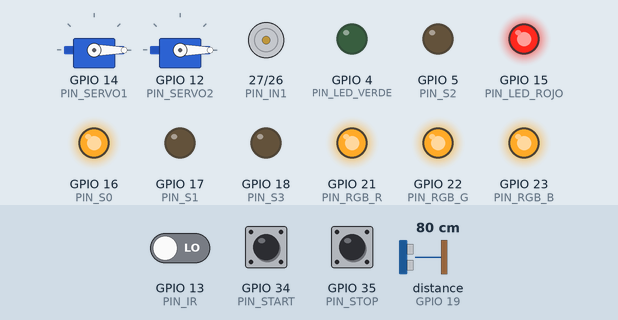
A program run on a simulated ESP32-S2. On the bench: 2 × servo, motor-driver pin pairs drawn as motors (green arrow = first pin HIGH = forward, orange = second pin HIGH = backward, longer = more drive), output pins drawn as LEDs (lit = HIGH). Dashed ring = blinking. Inputs (shaded band) come from the test bench; at power-on: GPIO 34 (PIN_START) LOW, GPIO 35 (PIN_STOP) LOW, GPIO 13 (PIN_IR) LOW, distance to the obstacle (sensor on GPIO 19) 80 cm. The echo pulse lasts 58.3 µs per cm.

Above: at 1.2 s.
1.3 s: GPIO 34 (PIN_START) pulled HIGH for 0.15 s
At 2.7 s:
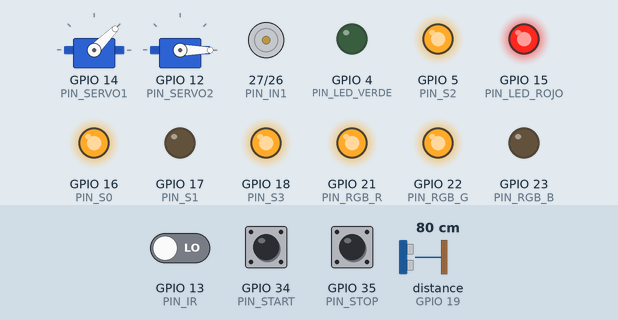
4.4 s: GPIO 35 (PIN_STOP) pulled HIGH for 0.15 s
At 5.0 s:
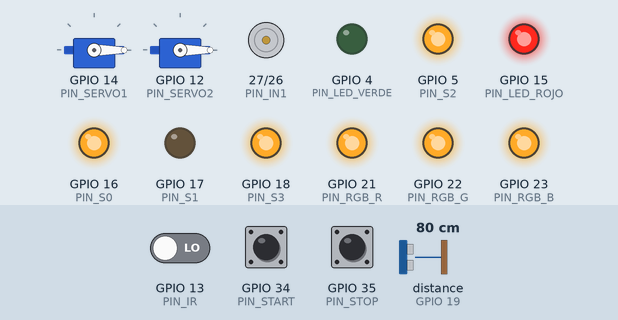
6.0 s: GPIO 34 (PIN_START) pulled HIGH for 1 s
At 9.1 s:
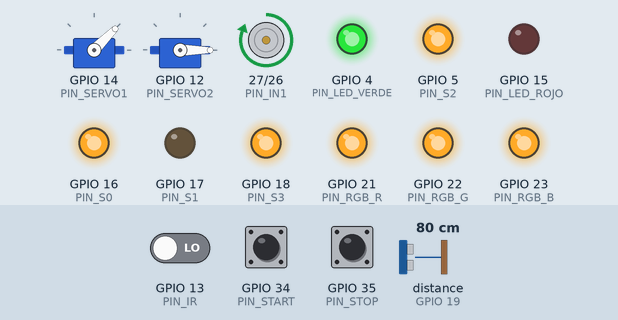
9.6 s: GPIO 13 (PIN_IR) driven HIGH and GPIO 34 (PIN_START) driven HIGH and GPIO 35 (PIN_STOP) driven HIGH
At 10.1 s:
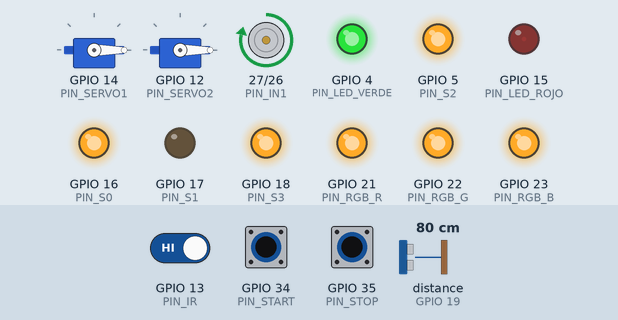
11.2 s: GPIO 13 (PIN_IR) driven LOW
At 11.9 s:
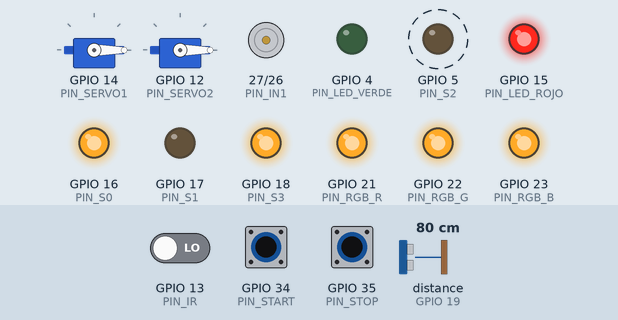
14.2 s: distance to the obstacle (sensor on GPIO 19) set to 18 cm
At 14.46 s:
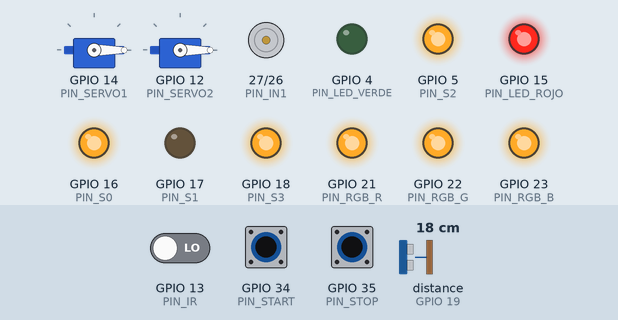
Timing chart, 0 to 17.2 s (numbered marks = the images above; inputs shaded):
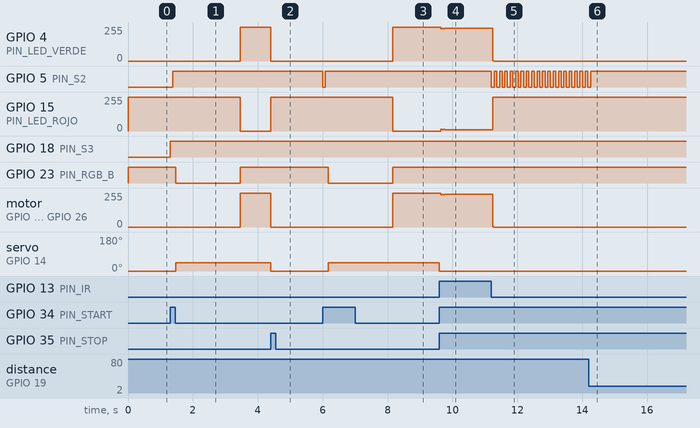

The program:

main.cpp
```cpp
#include <arduino.h>
#include <ESP32Servo.h>

// Botones
const int PIN_START = 34;
const int PIN_STOP  = 35;
// Sensor IR
const int PIN_IR = 13;
// SENSOR DE COLOR TCS3200
const int PIN_S0  = 16;
const int PIN_S1  = 17;
const int PIN_S2  = 5;
const int PIN_S3  = 18;
const int PIN_OUT = 19;
// DRIVER MOTOR L298N
const int PIN_IN1 = 27;
const int PIN_IN2 = 26;
// LEDs DE ESTADO DE LA FAJA
const int PIN_LED_VERDE = 4;
const int PIN_LED_ROJO  = 15;
// SERVOMOTORES
const int PIN_SERVO1 = 14;   // Azul
const int PIN_SERVO2 = 12;   // Verde
Servo servo1;
Servo servo2;
// LED RGB - ÁNODO COMÚN
const int PIN_RGB_R = 21;
const int PIN_RGB_G = 22;
const int PIN_RGB_B = 23;
// MÁQUINA DE ESTADOS

enum EstadoSistema {
  DETENIDO,
  AVANZANDO,
  ANALIZANDO,
  ESPERANDO_SALIDA
};

EstadoSistema estadoActual = DETENIDO;

// Timer del ESP32
hw_timer_t *timer = NULL;
volatile bool tiempoAnalisisCumplido = false;
const unsigned long TIEMPO_ANALISIS_US = 2000000;

// TOLERANCIA PARA DISCRIMINAR COLORES
const int MARGEN = 15;

// INTERRUPCIÓN DEL TIMER
void IRAM_ATTR timerCallback() {
  tiempoAnalisisCumplido = true;
}
void apagarRGB();
void colorRGB(int r, int g, int b);
void encenderMotor();
void apagarMotor();
void actualizarColorYServos();

void setup() {

  pinMode(PIN_START, INPUT);
  pinMode(PIN_STOP, INPUT);
  pinMode(PIN_IR, INPUT);

  pinMode(PIN_S0, OUTPUT);
  pinMode(PIN_S1, OUTPUT);
  pinMode(PIN_S2, OUTPUT);
  pinMode(PIN_S3, OUTPUT);
  pinMode(PIN_OUT, INPUT);

  digitalWrite(PIN_S0, HIGH);
  digitalWrite(PIN_S1, LOW);

  pinMode(PIN_IN1, OUTPUT);
  pinMode(PIN_IN2, OUTPUT);

  pinMode(PIN_LED_VERDE, OUTPUT);
  pinMode(PIN_LED_ROJO, OUTPUT);

  pinMode(PIN_RGB_R, OUTPUT);
  pinMode(PIN_RGB_G, OUTPUT);
  pinMode(PIN_RGB_B, OUTPUT);

  apagarRGB();

  servo1.setPeriodHertz(50);
  servo2.setPeriodHertz(50);

  servo1.attach(PIN_SERVO1, 500, 2400);
  servo2.attach(PIN_SERVO2, 500, 2400);

  servo1.write(0);
  servo2.write(0);

  timer = timerBegin(0, 80, true);
  timerAttachInterrupt(timer, &timerCallback, true);
  timerAlarmWrite(timer, TIEMPO_ANALISIS_US, false);
  timerAlarmEnable(timer);
  timerStop(timer);

  apagarMotor();
}

void loop() {

  if (digitalRead(PIN_STOP) == HIGH) {

    if (estadoActual != DETENIDO) {

      // Detener motor
      apagarMotor();

      // Apagar RGB
      apagarRGB();

      // Regresar servos a 0°
      servo1.write(0);
      servo2.write(0);

      // Detener timer por seguridad
      timerStop(timer);

      // Limpiar bandera
      tiempoAnalisisCumplido = false;

      // Cambiar estado
      estadoActual = DETENIDO;
    }
  }

  if (digitalRead(PIN_START) == HIGH) {

    if (estadoActual == DETENIDO) {

      encenderMotor();

      estadoActual = AVANZANDO;
    }
  }

  // MÁQUINA DE ESTADOS

  switch (estadoActual) {

    case DETENIDO:
      // Esperar pulsación de START
      break;

    case AVANZANDO:

      if (digitalRead(PIN_IR) == LOW) {

        apagarMotor();
        actualizarColorYServos();

        tiempoAnalisisCumplido = false;
        timerStop(timer);
        timerWrite(timer, 0);
        timerAlarmWrite(timer, TIEMPO_ANALISIS_US, false);
        timerStart(timer);

        estadoActual = ANALIZANDO;
      }

      break;

    case ANALIZANDO:

      if (tiempoAnalisisCumplido) {

        tiempoAnalisisCumplido = false;

        apagarRGB();
        encenderMotor();
        estadoActual = ESPERANDO_SALIDA;
      }

      break;

    case ESPERANDO_SALIDA:

      if (digitalRead(PIN_IR) == HIGH) {

        estadoActual = AVANZANDO;
      }

      break;
  }
}

void encenderMotor() {

  digitalWrite(PIN_IN1, HIGH);
  digitalWrite(PIN_IN2, LOW);

  digitalWrite(PIN_LED_VERDE, HIGH);
  digitalWrite(PIN_LED_ROJO, LOW);
}

void apagarMotor() {

  digitalWrite(PIN_IN1, LOW);
  digitalWrite(PIN_IN2, LOW);

  digitalWrite(PIN_LED_VERDE, LOW);
  digitalWrite(PIN_LED_ROJO, HIGH);
}

void actualizarColorYServos() {

  digitalWrite(PIN_S2, LOW);
  digitalWrite(PIN_S3, LOW);

  unsigned long rPulse = pulseIn(PIN_OUT, LOW, 80000);

  digitalWrite(PIN_S2, LOW);
  digitalWrite(PIN_S3, HIGH);

  unsigned long bPulse = pulseIn(PIN_OUT, LOW, 80000);

  digitalWrite(PIN_S2, HIGH);
  digitalWrite(PIN_S3, HIGH);

  unsigned long gPulse = pulseIn(PIN_OUT, LOW, 80000);

  if (bPulse < rPulse - MARGEN &&
      bPulse < gPulse - MARGEN) {

    colorRGB(0, 0, 1);
    servo1.write(45);
    servo2.write(0);
  }

  else if (gPulse < rPulse - MARGEN &&
           gPulse < bPulse - MARGEN) {

    colorRGB(0, 1, 0);

    servo1.write(0);
    servo2.write(45);
  }

  else if (rPulse < gPulse - MARGEN &&
           rPulse < bPulse - MARGEN) {

    colorRGB(1, 0, 0);

    servo1.write(0);
    servo2.write(0);
  }

  else {

    Serial.println("-> Color no determinado");

    apagarRGB();

    servo1.write(0);
    servo2.write(0);
  }
}

void colorRGB(int r, int g, int b) {

  digitalWrite(PIN_RGB_R, r ? LOW : HIGH);
  digitalWrite(PIN_RGB_G, g ? LOW : HIGH);
  digitalWrite(PIN_RGB_B, b ? LOW : HIGH);
}

void apagarRGB() {

  digitalWrite(PIN_RGB_R, HIGH);
  digitalWrite(PIN_RGB_G, HIGH);
  digitalWrite(PIN_RGB_B, HIGH);
}
```

Measured:
- after the input at 1.3 s, GPIO 4 (PIN_LED_VERDE): 0/255 → 255/255 after 2.2 s; GPIO 5 (PIN_S2): LOW → HIGH after 0.09 s; GPIO 15 (PIN_LED_ROJO): 255/255 → 0/255 after 2.2 s; GPIO 18 (PIN_S3): LOW → HIGH at once; GPIO 23 (PIN_RGB_B): HIGH → LOW after 0.17 s, → HIGH 2.0 s later
- after the input at 4.4 s, GPIO 4 (PIN_LED_VERDE): 255/255 → 0/255 at once; GPIO 15 (PIN_LED_ROJO): 0/255 → 255/255 at once; motor on GPIO 27 (PIN_IN1) / GPIO 26 (PIN_IN2): forward 255/255 → stopped at once; servo on GPIO 14 (PIN_SERVO1): 45° → 0° at once
- after the input at 6.0 s, GPIO 4 (PIN_LED_VERDE): 0/255 → 255/255 after 2.2 s; GPIO 5 (PIN_S2): HIGH → LOW at once, → HIGH 0.09 s later; GPIO 15 (PIN_LED_ROJO): 255/255 → 0/255 after 2.2 s; GPIO 23 (PIN_RGB_B): HIGH → LOW after 0.17 s, → HIGH 2.0 s later; motor on GPIO 27 (PIN_IN1) / GPIO 26 (PIN_IN2): stopped → forward 255/255 after 2.2 s
- after the input at 9.6 s, GPIO 4 (PIN_LED_VERDE): 255/255 → 247/255 at once; GPIO 15 (PIN_LED_ROJO): 0/255 → 8/255 at once; motor on GPIO 27 (PIN_IN1) / GPIO 26 (PIN_IN2): forward 255/255 → forward 247/255 at once; servo on GPIO 14 (PIN_SERVO1): 45° → 0° at once
- after the input at 11.2 s, GPIO 4 (PIN_LED_VERDE): 247/255 → 0/255 at once; GPIO 5 (PIN_S2): alternates HIGH for 0.08 s and LOW for 0.09 s, starting at once; GPIO 15 (PIN_LED_ROJO): 8/255 → 255/255 at once; motor on GPIO 27 (PIN_IN1) / GPIO 26 (PIN_IN2): forward 247/255 → stopped at once
- after the input at 14.2 s, GPIO 5 (PIN_S2): goes on until 14.3 s, then stays HIGH
